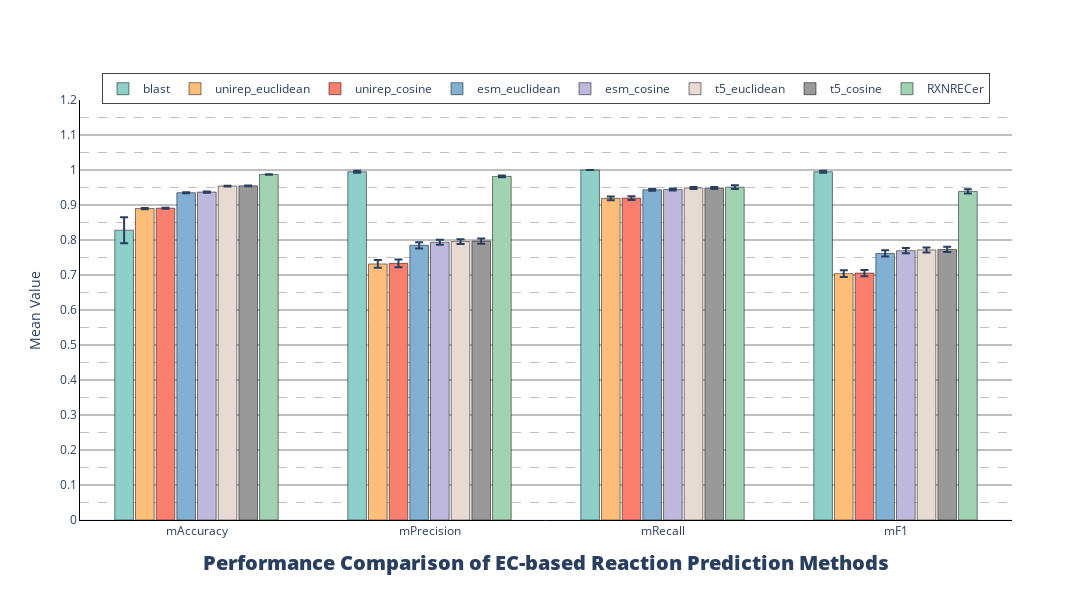

Source (notebook cell):
### Code cell
evTools.show_ec_methods_10_eva_fig(res_metrics_data=res_std[res_std.avgType =='macro'].reset_index(drop=True))

### Figure 1 — Plotly figure (JSON) as saved in the notebook; plotly's stock layout.template omitted (floating-point values rounded to 4 significant figures)
{"data": [{"error_y": {"array": [0.03736, 0.002829, 8.579e-05, 0.002831], "type": "data", "visible": true}, "marker": {"color": "#8ECFC9", "line": {"color": "black", "width": 0.5}}, "name": "blast", "type": "bar", "width": 0.08, "x": ["mAccuracy", "mPrecision", "mRecall", "mF1"], "y": [0.828, 0.995, 0.9999, 0.9949]}, {"error_y": {"array": [0.001506, 0.01115, 0.005109, 0.009531], "type": "data", "visible": true}, "marker": {"color": "#FFBE7A", "line": {"color": "black", "width": 0.5}}, "name": "unirep_euclidean", "type": "bar", "width": 0.08, "x": ["mAccuracy", "mPrecision", "mRecall", "mF1"], "y": [0.8897, 0.7316, 0.9189, 0.7037]}, {"error_y": {"array": [0.00159, 0.01117, 0.00507, 0.009173], "type": "data", "visible": true}, "marker": {"color": "#FA7F6F", "line": {"color": "black", "width": 0.5}}, "name": "unirep_cosine", "type": "bar", "width": 0.08, "x": ["mAccuracy", "mPrecision", "mRecall", "mF1"], "y": [0.8908, 0.7333, 0.9197, 0.7054]}, {"error_y": {"array": [0.001567, 0.00887, 0.002835, 0.00883], "type": "data", "visible": true}, "marker": {"color": "#82B0D2", "line": {"color": "black", "width": 0.5}}, "name": "esm_euclidean", "type": "bar", "width": 0.08, "x": ["mAccuracy", "mPrecision", "mRecall", "mF1"], "y": [0.9351, 0.7849, 0.9436, 0.7615]}, {"error_y": {"array": [0.001635, 0.007176, 0.003049, 0.007565], "type": "data", "visible": true}, "marker": {"color": "#BEB8DC", "line": {"color": "black", "width": 0.5}}, "name": "esm_cosine", "type": "bar", "width": 0.08, "x": ["mAccuracy", "mPrecision", "mRecall", "mF1"], "y": [0.9369, 0.7935, 0.9442, 0.7695]}, {"error_y": {"array": [0.0009762, 0.006978, 0.00281, 0.007221], "type": "data", "visible": true}, "marker": {"color": "#E7DAD2", "line": {"color": "black", "width": 0.5}}, "name": "t5_euclidean", "type": "bar", "width": 0.08, "x": ["mAccuracy", "mPrecision", "mRecall", "mF1"], "y": [0.9541, 0.7954, 0.9488, 0.7717]}, {"error_y": {"array": [0.001037, 0.00729, 0.002835, 0.007379], "type": "data", "visible": true}, "marker": {"color": "#999999", "line": {"color": "black", "width": 0.5}}, "name": "t5_cosine", "type": "bar", "width": 0.08, "x": ["mAccuracy", "mPrecision", "mRecall", "mF1"], "y": [0.9546, 0.7969, 0.9488, 0.773]}, {"error_y": {"array": [0.0005756, 0.002699, 0.00526, 0.006167], "type": "data", "visible": true}, "marker": {"color": "#A1D3B2", "line": {"color": "black", "width": 0.5}}, "name": "RXNRECer", "type": "bar", "width": 0.08, "x": ["mAccuracy", "mPrecision", "mRecall", "mF1"], "y": [0.9873, 0.9817, 0.951, 0.9388]}], "layout": {"bargap": 0.29, "barmode": "group", "height": 600, "legend": {"borderwidth": 1, "orientation": "h", "tracegroupgap": 2, "x": 0.5, "xanchor": "center", "y": 0.99, "yanchor": "bottom"}, "title": {"font": {"size": 20, "weight": 1000}, "text": "Performance Comparison of EC-based Reaction Prediction Methods", "x": 0.5, "xanchor": "center", "y": 0.05}, "width": 1600, "xaxis": {"linecolor": "#000000", "linewidth": 1, "showline": true}, "yaxis": {"dtick": 0.1, "gridcolor": "gray", "gridwidth": 1, "linecolor": "black", "linewidth": 1, "minor": {"dtick": 0.05, "gridcolor": "gray", "griddash": "dash", "gridwidth": 0.5, "showgrid": true}, "range": [0, 1.2], "showgrid": true, "showline": true, "title": {"text": "Mean Value"}}}}
